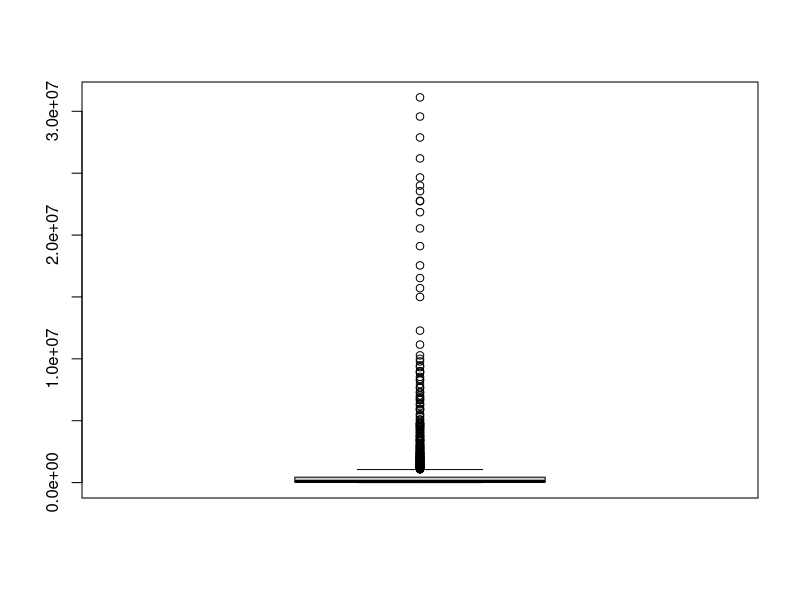

Source code (R):
getwd()
setwd("C:/Users/a2fsh/Desktop/My DS programms")
getwd()
F=read.csv(file="country_vaccinations.csv",header = TRUE,sep=",",quote="\"")
print(F)
nrow(F)
ncol(F)
C=colnames(F)
print(C)
is.data.frame(F)
boxplot(F$total_vaccinations)
typeof(F$total_vaccinations)
max=max(F$daily_vaccinations)
print(max)
